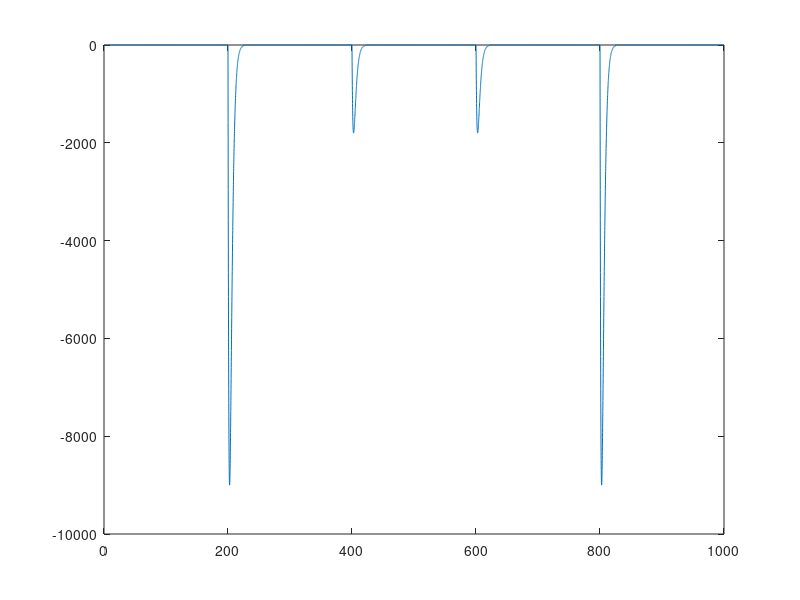

Reproduce this figure in MATLAB.
%% Generate stimulus file 
% W defines waveform to be put in

%% STIMULUS FILE PARAMETERS
MAXWAVEAMP = .9*10^4; % maximal amplitude of waveform 
                    % should be set to match maximal allowed by output
                    % signal in clampex protocol
                    % e.g. 9000mV 
%                     NOTE:(10V causes non-linear response either in
%                      DAC or CIA)
SwLength = 1000 ;   %duration in(ms) of generated stimulus file
dt = 1/11111 * 1000; % sampling interval (ms)

initOffset = 200; % offset from the begining of the stimulus file. after which waveforms can begin(ms)
t = [dt/1000:dt:SwLength]; % time in (ms)

%% CONDUCTANCE polarity i.e. biologicall this would be setting whether this
%% conductance is permeable to K or Na
    % Direction of Currents
    % Note Currents that are INTO the cell are NEGATIVE here:
    % e.g. A conductance that reverses at 0mV will have dirn = -1;
dirn = -1;

%%%%%%%%%%%%%%%% GENERATE  WAVEFORM
%% this part creates
% a waveform that consists of synaptic waveform W repeated at an interval
% of intv.
% W is scaled randomly to 100% or 20% of MAXWAVEAMP

%% Synaptic W Definition inject
xW = [0:dt:25]; %% time course of waveform (ms)

% model of synaptic conduntance
tr = 2.5; 
td =2.7;
W =    exp(xW/-td)-exp(xW/-tr) ; %see 1synapse dynamic clmap.cdr for description
W = W/max(W)*MAXWAVEAMP;
W = round(W)* dirn;


%% factors are used to scale Waveform to difference sizes 
Lfactor = 1; % fraction of 10 that the large amplitude should be
Sfactor = 0.2;

%% W will be repeated at this interval
intv = 200; % interval to repeat W (ms)

%% declare final waveform variable that will be output into stimulus file
outWave = zeros(1,SwLength*1/dt,'double'); %% the output

nW = (length(outWave)-initOffset/dt)/(intv*1/dt); %% number of times to repeat W
while ((nW-1)*intv+length(W)*dt) > (SwLength-initOffset)%% make sure the last W is not cut off
    nW = nW-1;
end

bag = rand(1,int16(nW)); 
n=0; m=0;
for i = 1:int16(nW)
    %% randomly decide if large or small
    if bag(i) > 0.5
        amp = Sfactor*W;
        m = m+1;
    else
        amp = Lfactor*W;
        n = n+1;
    end
    outWave(1+((i-1)*intv+initOffset)*1/dt:((i-1)*intv+initOffset)*1/dt+length(W)) = amp;
end
plot(t,outWave)
n % number of large W
m % number of small W

%%%%%%%%%%%%%%%%%%%%


%% out in Column vector form for output to stimulus file
outWave = double(outWave);
outdata = [t' outWave'];


%% SAVE to atf format
savefile = 'c:\testwave.atf';
scol1 = 'Time (ms)';
scol2 = 'Sig (mV)';
fid = fopen(savefile,'w');
fprintf(fid,'ATF 1.0\n0\t2\n"%s"\t"%s"\n',scol1,scol2); %% 
for i=1:length(outdata)
fprintf(fid,'%d\t%d\n',outdata(i,1),outdata(i,2)); %% must not save in %f or %g format so can't use save -ascii
end
fclose(fid);




